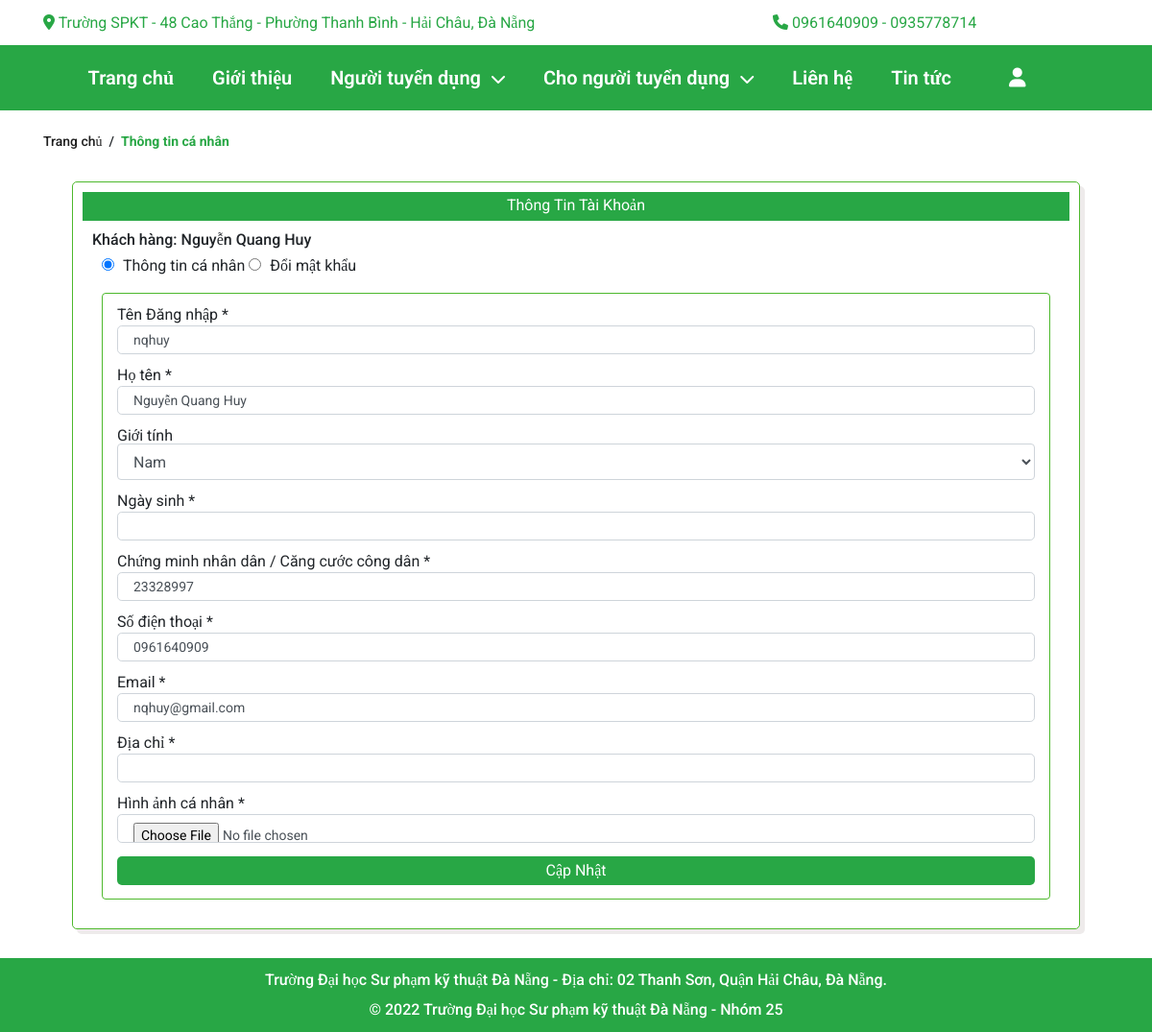
The page /?act=taikhoan&xuli=account (signed in) on the database as committed earlier.
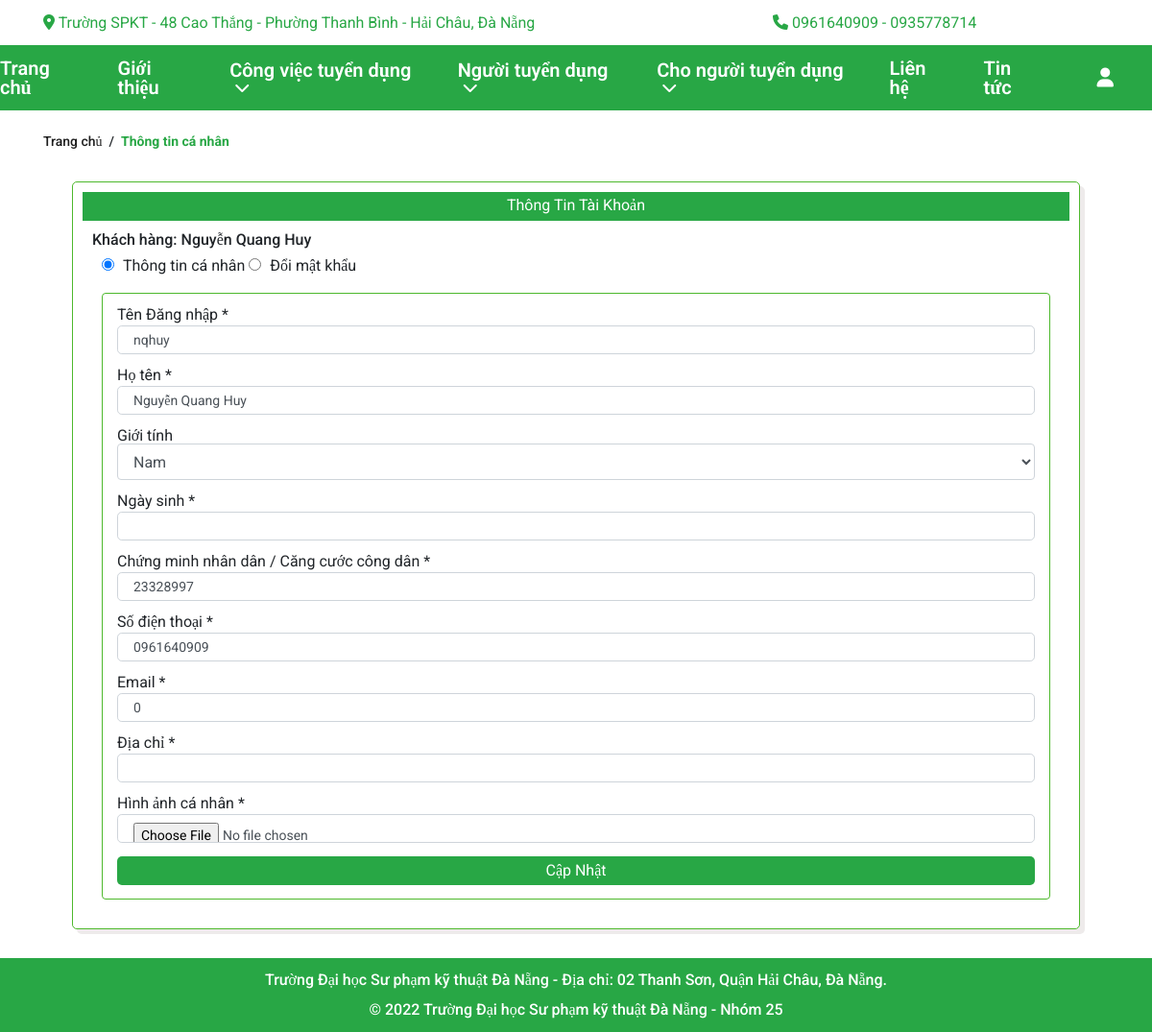
The same page on the database as committed later.
### tables this page shows
CREATE TABLE `taikhoan` (
  `maTK` int(10) NOT NULL,
  `maQuyen` int(11) NOT NULL,
  `taiKhoan` varchar(50) NOT NULL,
  `matKhau` varchar(50) NOT NULL,
  `hoTen` varchar(255) NOT NULL,
  `gioiTinh` varchar(10) NOT NULL,
  `ngaySinh` varchar(50) NOT NULL,
  `CMND` varchar(20) NOT NULL,
  `SDT` int(11) NOT NULL,
  `email` int(11) NOT NULL,
  `diaChi` varchar(255) NOT NULL,
  `hinhAnh` varchar(255) NOT NULL,
  `trangThai` int(11) NOT NULL,
  `thoiGian` varchar(255) NOT NULL
);

### Controllers/LoginController.php (called while the page is built, shortened)
<?php
require_once("Models/login.php");
class LoginController
{
    var $login_model;
    public function __construct()
    {
        $this->login_model = new Login();
    }
    function account()
    {
        $data = $this->login_model->account();
        require_once('Views/index.php');
    }
}
?>

### Models/connection.php (called while the page is built, shortened)
<?php
    class connection{
        function __construct()
        {
            $severname ="localhost";
            $username ="root";
            $password ="root";
            $db_name ="gtngv";
            $this->conn = new mysqli($severname,$username,$password,$db_name);
        }
    }

### Models/login.php (called while the page is built, shortened)
<?php
class Login extends Model
{
    var $conn;
    function __construct()
    {
        $conn_obj = new connection();
        $this->conn = $conn_obj->conn;
    }
    function account()
    {
        $id = $_SESSION['login']['maTK'];
        return $this->conn->query("SELECT * from taikhoan where maTK = $id")->fetch_assoc();
    }
}

### Views/login/infoedit.php (the view, shortened to what the changed rows need)
<section id ="main">
    <div class="container ">
        <div class="container-infor">
            <?php if(isset($data)) {
                ?>
                <label class="container-infor__title">Thông Tin Tài Khoản</label>
                <h2 class ="container-infor__name">Khách hàng: <span><?= $data['hoTen'] ?></span></h2>
                <input checked="true" class= "infoChange-type" type="radio" name="radio-changeInfor" id="radio-changeInfor" style="margin-left: 20px;">
                <label for="radio-changeInfor">
                    <span>Thông tin cá nhân </span>
                </label>
                <input class= "infoChange-type" type="radio" name="radio-changeInfor" id="radio-changePass"  <?php if (isset($_COOKIE['doimk'])) { echo 'checked="true"';}?>>
                <label for="radio-changePass">
                    <span> Đổi mật khẩu </span>
                </label>
                <form  action="?act=taikhoan&xuli=updateinfo" class="container-inforChange  container-inforp" method="POST" enctype="multipart/form-data">
                    <fieldset class="container-infor__item name-login">
                        <label>Tên Đăng nhập</label>
                        <span class="required">*</span>
                        <input id="nameLogin" name = "taiKhoan" type="text" value="<?= $data['taiKhoan']?>" class="form-control form-control-lg edit  " placeholder=""/>
                    </fieldset>
                    <fieldset class="container-infor__item">
                        <label>Họ tên</label>
                        <span class="required">*</span>
                        <input type="text" name ="hoTen" value ="<?= $data['hoTen'] ?>"class="form-control form-control-lg edit" placeholder=""/>
                    </fieldset>
                    <fieldset class="container-infor__item">
                        <label>Giới tính</label>
                        <select class="form-control" name ="gioiTinh" value ="<?= $data['gioiTinh'] ?>">
                            <option>Nam</option>
                        </select>
                    </fieldset>
                    <fieldset class="container-infor__item">
                        <label>Ngày sinh</label>
                        <span class="required">*</span>
                        <input type="text" name ="ngaySinh" value ="<?= $data['ngaySinh'] ?>"class="form-control form-control-lg edit" placeholder=""/>
                    </fieldset>
                    <fieldset class="container-infor__item">
                        <label>Chứng minh nhân dân / Căng cước công dân</label>
                        <span class="required">*</span>
                        <input type="text" name ="CMND" value ="<?= $data['CMND'] ?>"class="form-control form-control-lg edit" placeholder=""/>
                    </fieldset>
                    <fieldset class="container-infor__item">
                        <label>Số điện thoại </label>
                        <span class="required">*</span>
                        <input type="tel" name ="SDT" value="0<?= $data['SDT']?>" class="form-control form-control-lg edit" placeholder=""/>
                    </fieldset>
                    <fieldset class="container-infor__item">
                        <label>Email </label>
                        <span class="required">*</span>
                        <input type="email" name ="email" value="<?= $data['email']?>" class="form-control form-control-lg edit" placeholder=""/>
                    </fieldset>
                    <fieldset class="container-infor__item">
                        <label>Địa chỉ </label>
                        <span class="required">*</span>
                        <input type="text" name = "diaChi" value="<?= $data['diaChi']?>" class="form-control form-control-lg edit" placeholder=""/>
                    </fieldset>
                    <fieldset class="container-infor__item">
                        <label>Hình ảnh cá nhân </label>
                        <span class="required">*</span>
                        <input type="file" name = "hinhAnh" class="form-control form-control-lg edit" placeholder=""/>
                    </fieldset>
                    <div class="container-infor__item">
                        <input class="btn-edit" type="submit" value="Cập Nhật" name="submit">
                    </div>
            </form>
            <?php }
            else {
                echo "khong lay dc ";
            }
            ?>
        </div>
    </div>
</section>

### Views/header_footer/header.php (shortened to what the changed rows need)
<nav id="nav">
    <ul class="nav-list">
        <?php
            if(isset($_SESSION['isLogin_Giupviec'])|| isset($_SESSION['isLogin_Admin']) || isset($_SESSION['isLogin_Nhanvien'])){
        ?>
        <li class="nav-list__item">
            <a href="">
                Công việc tuyển dụng
            </a>
            <i class="fas fa-chevron-down"></i>
        </li>
        <?php } ?>
    </ul>
</nav>

Rows that differ between the two databases and show on the page:
changed taikhoan "Nguyễn Quang Huy": email "nqhuy@gmail.com" → "0"
Other text that changed with them:
text now shown: "Công việc tuyển dụng"
